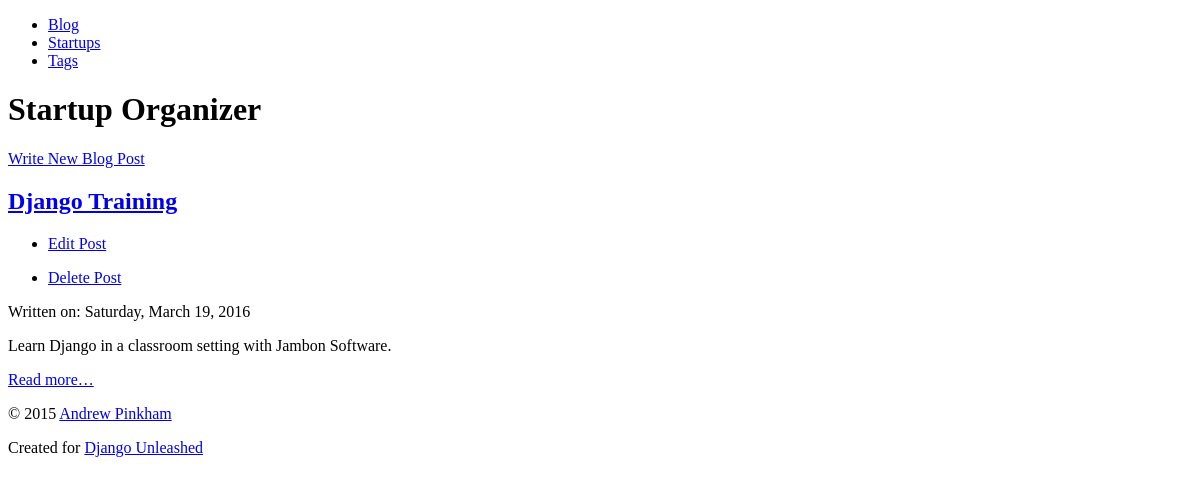
/blog/, run on an earlier commit of the app's database.
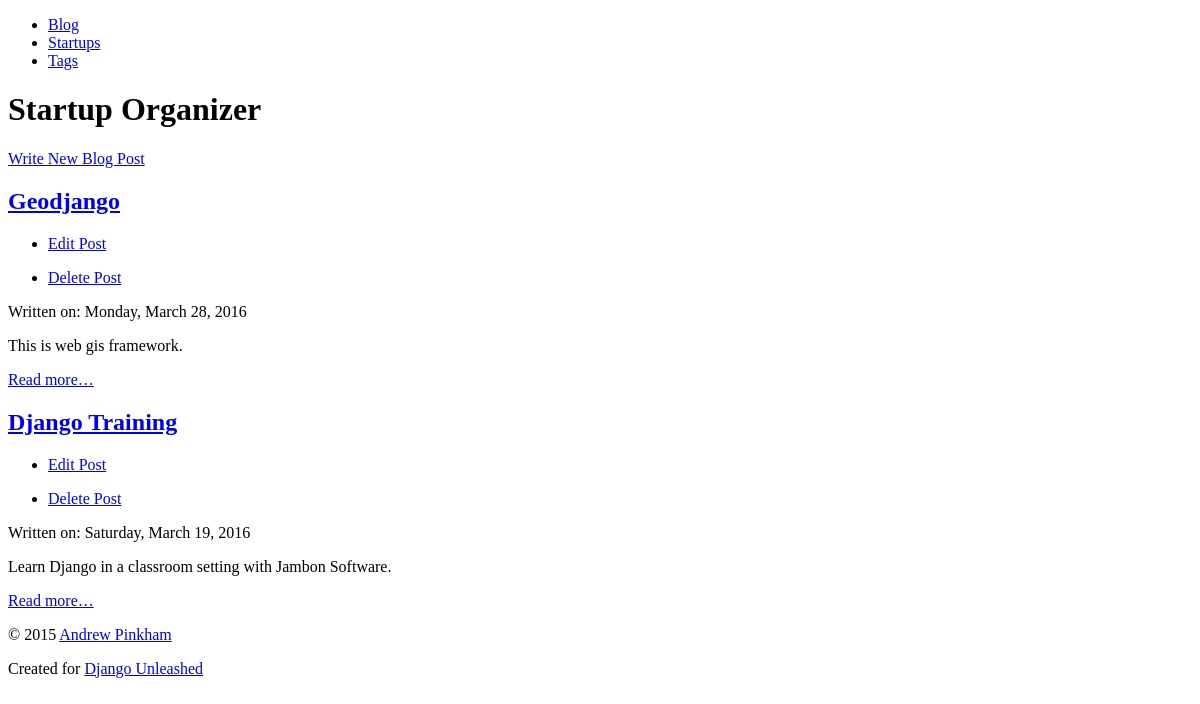
And on a later commit of the database.
### blog/models.py (models this page shows, shortened)
class Post(models.Model):
    title = models.CharField(max_length=63)
    slug = models.SlugField(max_length=63,
                            help_text='A label for URL config.',
                            unique_for_month='pub_date')
    text = models.TextField()
    pub_date = models.DateField('date published',
                                auto_now_add=True)
    tags = models.ManyToManyField(Tag,
                             related_name='blog_posts')
    startups = models.ManyToManyField(Startup,
                                 related_name='blog_posts')
    class Meta:
        verbose_name = 'blog'
        ordering = ['-pub_date', 'title']
        get_latest_by = 'pub_date'
    def get_absolute_url(self):
        return reverse('blog_post_detail',
                       kwargs={'year': self.pub_date.year,
                               'month': self.pub_date.month,
                               'slug':	self.slug})
    def get_update_url(self):
        return reverse('blog_post_update',
                       kwargs={'year': self.pub_date.year,
                               'month': self.pub_date.month,
                               'slug': self.slug})
    def get_delete_url(self):
        return reverse(
            'blog_post_delete',
            kwargs={'year': self.pub_date.year,
                    'month': self.pub_date.month,
                    'slug': self.slug}
        )

### blog/views.py (the view)
class PostList(View):
    def get(self, request):
        post_list = Post.objects.all()
        return render_to_response('blog/post_list.html',
                              {'post_list': post_list})

### blog/templates/blog/post_list.html (shortened to what this page needs)
{% extends parent_template|default:"blog/base_blog.html" %}
{% block content %}
<div>
    <a href="{% url 'blog_post_create' %}">Write New Blog Post</a>
</div>
{% for post in post_list %}
<article>
    <header>
        <h2>
            <a href="{{ post.get_absolute_url }}">{{ post.title|title }}</a>
        </h2>
         <ul>
            <li><a href="{{ post.get_update_url }}">Edit Post</a></li>
        </ul>
          <ul>
            <li><a href="{{ post.get_delete_url }}">Delete Post</a></li>
        </ul>
        <p>
            Written on:
            <time datetime="{{ post.pub_date }}">{{ post.pub_date|date:"l, F j, Y" }}
            </time>
        </p>
    </header>
    <p>{{ post.text|truncatewords:20 }}</p>
    <p><a href="{{ post.get_absolute_url }}">Read more&hellip;</a></p>
</article>
{% empty %}
<p><em>No Blog Posts Available</em></p>
{% endfor %}
{% endblock %}

What changed in the data, as far as the page shows it:
added Post: title "Geodjango", pub_date "Monday, March 28, 2016", text "This is web gis framework."
